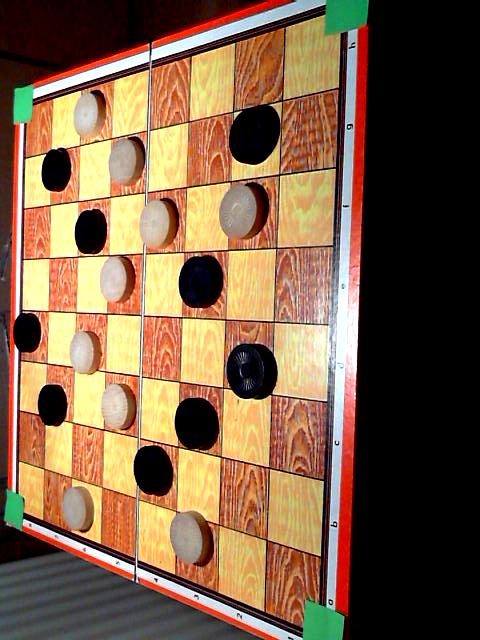
#> input picture BoardRecognizer/tests/state1.png, 480 x 640 px, given in place of the camera
$ python BoardFinder.py   (Python 2 division)   (older library calls are emulated)
#> lines starting #> are read from the running program, lines starting #| are printed output that depends on the picture; after the words box and inside, x2 and y2 are one past the last pixel; in counts of white or black regions, pixels touching at a corner belong together
#!/usr/bin/env python

import sys
import numpy as np
import cv2

def intersection (L1, L2):
    D  = L1[0] * L2[1] - L1[1] * L2[0]
    Dx = L1[2] * L2[1] - L1[1] * L2[2]
    Dy = L1[0] * L2[2] - L1[2] * L2[0]
    if D != 0:
        x = Dx / D
        y = Dy / D
        return x,y
    else:
        return False


#initialize cap
cap = cv2.VideoCapture(1)

cap.set(cv2.cv.CV_CAP_PROP_FPS, 1)
cap.set(cv2.cv.CV_CAP_PROP_FRAME_WIDTH, 2000)
cap.set(cv2.cv.CV_CAP_PROP_FRAME_HEIGHT, 2000)

print "Frame Size: ", cap.get(3), "x", cap.get(4)

while(True):
    #capture frame by frame
    _, frame = cap.read()
#> frame is the input picture: shape (640, 480, 3); mean B, G, R 69.2, 95.5, 124

    #Smoothing
    frame = cv2.bilateralFilter(frame, 12, 75, 75)
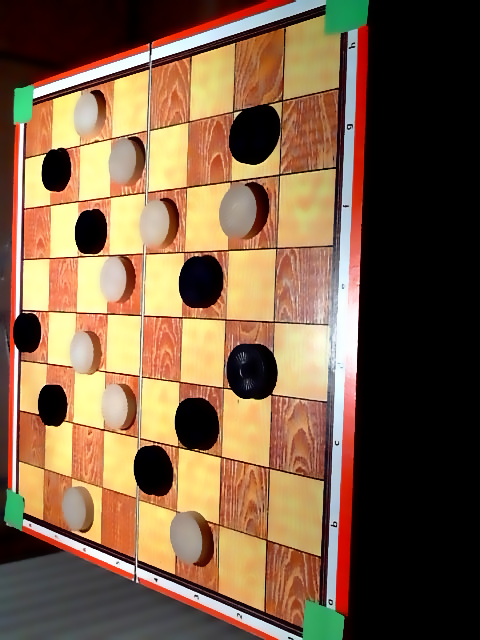
#> frame: shape (640, 480, 3); mean B, G, R 68.9, 95.5, 124.1

    #operations on the frame come here
    gray = cv2.cvtColor(frame, cv2.COLOR_BGR2GRAY)
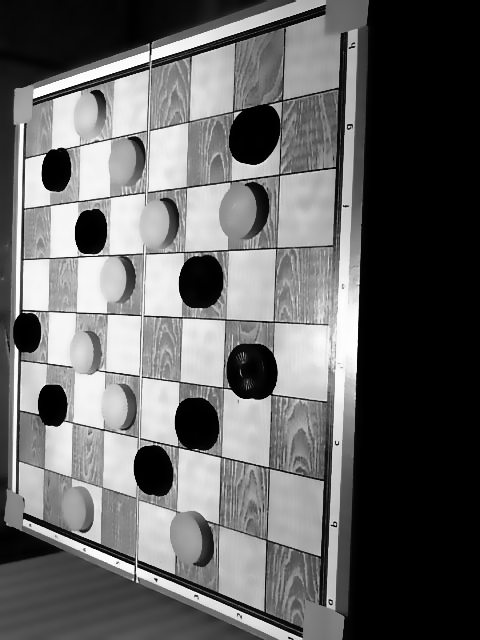
#> gray: shape (640, 480); min 0, max 255, mean 101

    # Section Edge Detection
    gray = cv2.Canny(gray, 50, 250, apertureSize=3, L2gradient=True)
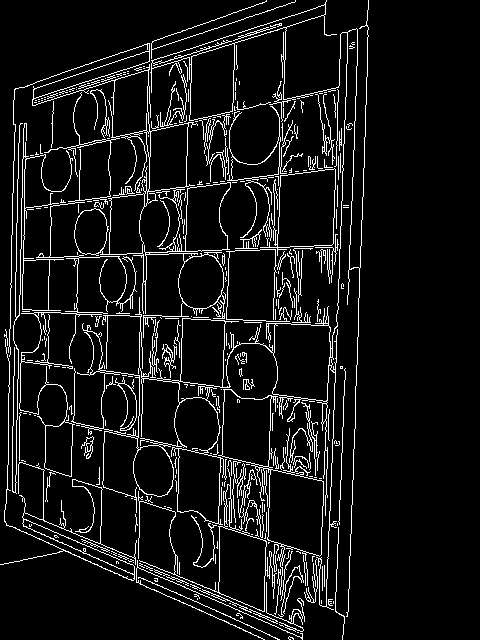
#> gray: shape (640, 480); 7.9% white in thin lines or dots, all inside (x1, y1, x2, y2) = (0, 0, 369, 640)

    # Section line Detection
    lines = cv2.HoughLines(gray,1,np.pi/180, 170)
#> lines = 28 rows, first 8: [369, 0.0349], [348, 0.0349], [286, 0.0349], [284, 0.0349], [341, 0.0349], [20, 0.0175], [476, 1.99], [148, 0.0175]

    # Section line Intersection
    for (rho1,theta1),(rho2,theta2) in zip(lines[0],lines[0,1:]):
        a1 = np.cos(theta1)
        b1 = np.sin(theta1)

        a2 = np.cos(theta2)
        b2 = np.sin(theta2)

        R = intersection((a1,b1,rho1), (a2,b2,rho2))
        if R:
            cv2.circle(frame, R, 3, (0,255,0),-1)
#> this loop made 0 passes

        #cv2.line(frame,(x1,y1),(x2,y2),(0,0,255),2)

    #display the resulting frame
    cv2.namedWindow('frame', cv2.WINDOW_AUTOSIZE)
    cv2.imshow('frame', frame)

    cv2.namedWindow('gray', cv2.WINDOW_AUTOSIZE)
    cv2.imshow('gray', gray)

    if cv2.waitKey(1) == ord('q'):
#> (key q is pressed here)
        break;

#when everyting is done release the frame
cap.release()
cv2.destroyAllWindows()

$ run again, on BoardRecognizer/tests/state3.png
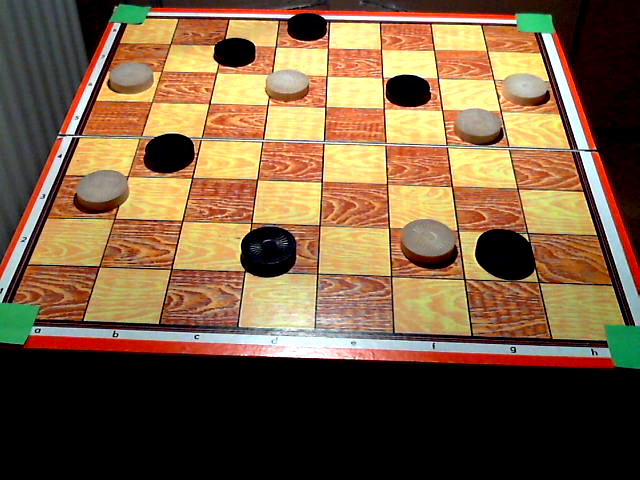
#> input picture BoardRecognizer/tests/state3.png, 640 x 480 px, given in place of the camera
#> frame is the input picture: shape (480, 640, 3); mean B, G, R 63.4, 92.5, 120.6
#> `gray = cv2.cvtColor(frame, cv2.COLOR_BGR2GRAY)`:
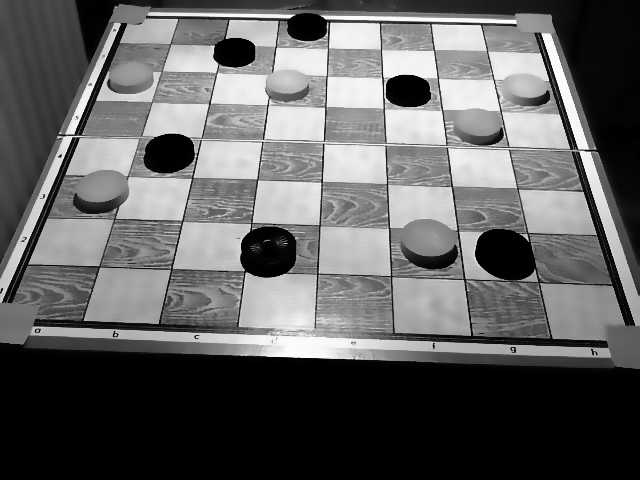
#> gray: shape (480, 640); min 0, max 255, mean 97.6
#> `gray = cv2.Canny(gray, 50, 250, apertureSize=3, L2gradient=True)`:
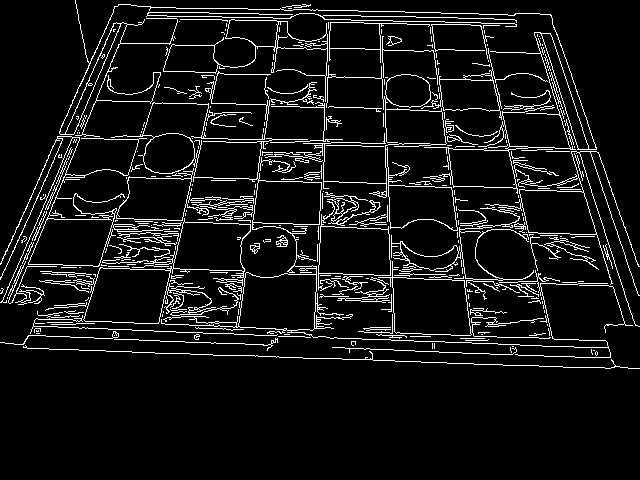
#> gray: shape (480, 640); 7.9% white in thin lines or dots, all inside (x1, y1, x2, y2) = (0, 0, 640, 369)
#> lines = 26 rows, first 8: [347, 1.61], [264, 1.61], [262, 1.61], [326, 1.61], [9, 1.59], [4, 1.59], [120, 0.401], [130, 1.61]

$ run again, on BoardRecognizer/tests/state4.png
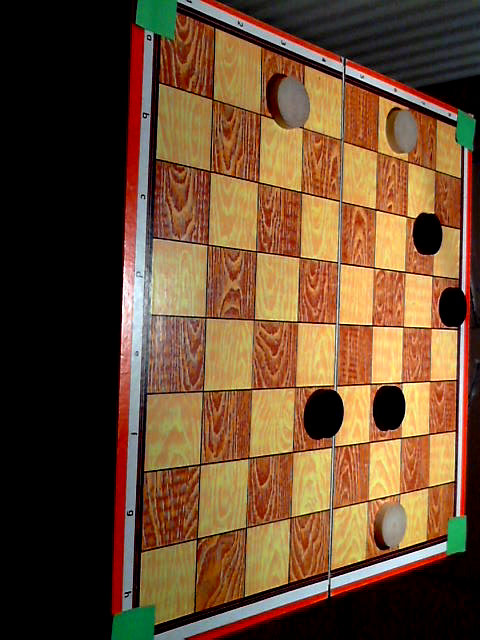
#> input picture BoardRecognizer/tests/state4.png, 480 x 640 px, given in place of the camera
#> frame is the input picture: shape (640, 480, 3); mean B, G, R 47, 73.5, 104.1
#> `gray = cv2.cvtColor(frame, cv2.COLOR_BGR2GRAY)`:
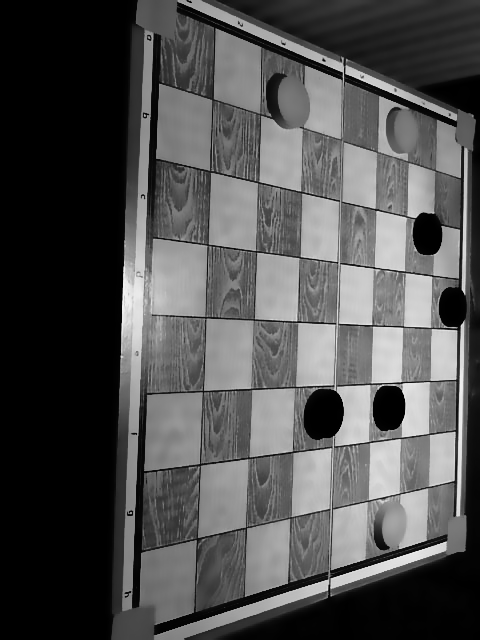
#> gray: shape (640, 480); min 0, max 244, mean 79.6
#> `gray = cv2.Canny(gray, 50, 250, apertureSize=3, L2gradient=True)`:
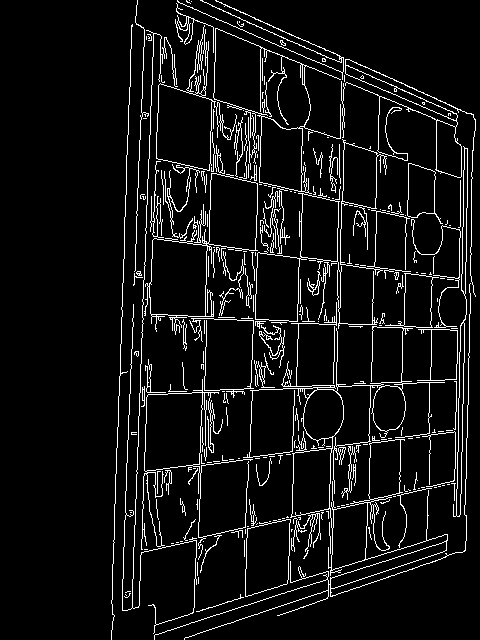
#> gray: shape (640, 480); 7% white in thin lines or dots, all inside (x1, y1, x2, y2) = (111, 0, 476, 640)
#> lines = 25 rows, first 8: [132, 0.0349], [153, 0.0349], [217, 0.0349], [215, 0.0349], [470, 0.0175], [160, 0.0349], [349, 0.0349], [342, 0.0175]
